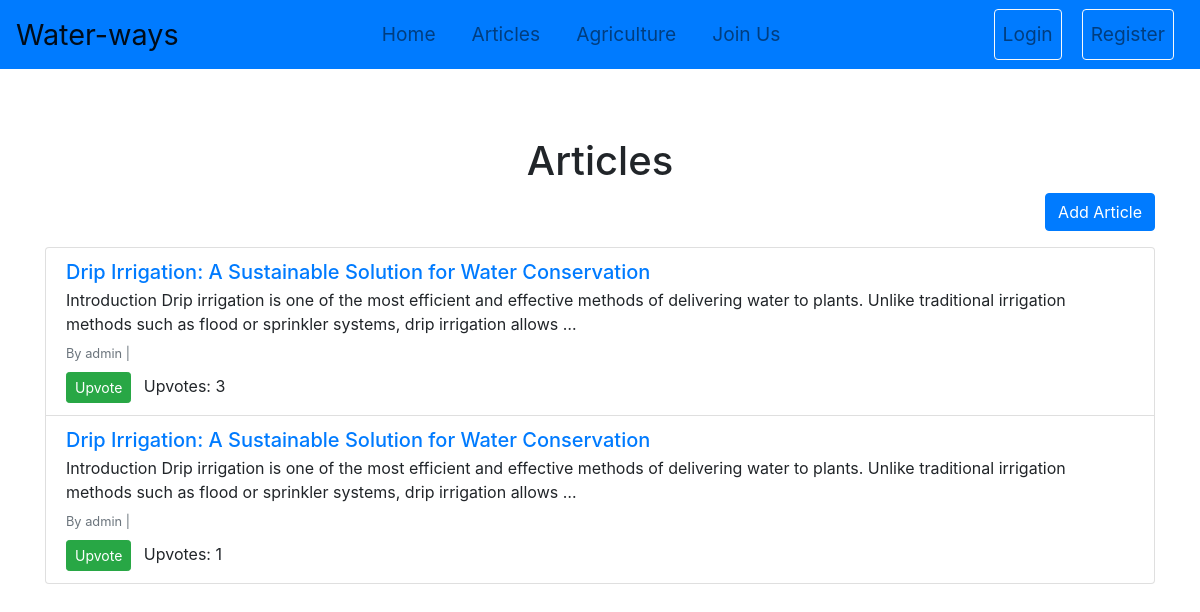
The app's page /articles/ with its own data.
### main/models.py (models this page shows, shortened)
class Article(models.Model):
    title = models.CharField(max_length=200)
    content = models.TextField()
    category = models.CharField(max_length=100, default='General')  # Set default value here
    image = models.ImageField(upload_to='articles/', blank=True, null=True)
    author = models.ForeignKey(User, on_delete=models.CASCADE)
    upvotes = models.PositiveIntegerField(default=0)  # Default value set to 0

### main/views.py (the view)
# urls.py: path('articles/', views.articles, name='articles'),  # Articles URL
def articles(request):
    articles_list = Article.objects.all()  # Fetch all articles from the database
    return render(request, 'articles.html', {'articles': articles_list})  # Pass articles to the template

### main/templates/articles.html (shortened to what this page needs)
{% extends 'base.html' %}
{% block content %}
    <div class="container mt-5">
        <h1 class="text-center">Articles</h1>
        <div class="text-right mb-3">
            <a class="btn btn-primary" href="/add-article/">Add Article</a>
        </div>
        <div class="list-group">
            {% for article in articles %}
                <div class="list-group-item">
                    <h5 class="mb-1">
                        <a href="{% url 'article_detail' article.id %}">{{ article.title }}</a>
                    </h5>
                    <p class="mb-1">{{ article.content|truncatewords:30|safe }}</p>
                    <small class="text-muted">By {{ article.author }} | {{ article.created_at }}</small>
                    <div class="mt-2">
                        <form method="post" action="{% url 'upvote_article' article.id %}" style="display:inline;">
                            <button type="submit" class="btn btn-success btn-sm" aria-label="Upvote article {{ article.title }}">Upvote</button>
                        </form>
                        <span class="ml-2">Upvotes: {{ article.upvotes }}</span>
                    </div>
                </div>
            {% empty %}
                <div class="list-group-item text-center">No articles available. Please add one.</div>
            {% endfor %}
        </div>
    </div>
{% endblock %}

### main/templates/base.html (shortened to what this page needs)
<!DOCTYPE html>
<html lang="en">
<head>
    {% load static %}
    <link rel="stylesheet" href="{% static 'css/styles.css' %}">
    <link rel="stylesheet" href="https://stackpath.bootstrapcdn.com/bootstrap/4.5.2/css/bootstrap.min.css">
</head>
<body>
    <nav class="navbar navbar-expand-lg navbar-light bg-primary sticky-top">
        <a class="navbar-brand" href="{% url 'home' %}">Water-ways</a>
        <div class="collapse navbar-collapse" id="navbarNav">
            <ul class="navbar-nav mx-auto">
                <li class="nav-item">
                    <a class="nav-link" href="{% url 'home' %}">Home</a>
                </li>
                <li class="nav-item">
                    <a class="nav-link" href="{% url 'articles' %}">Articles</a>
                </li>
                <li class="nav-item">
                    <a class="nav-link" href="{% url 'agriculture' %}">Agriculture</a>
                </li>
                <li class="nav-item">
                    <a class="nav-link" href="{% url 'join' %}">Join Us</a>
                </li>
            </ul>
            <div class="navbar-nav">
                {% if user.is_authenticated %}
                    <a class="nav-link btn btn-outline-light" href="{% url 'logout' %}">Logout</a>
                {% else %}
                    <a class="nav-link btn btn-outline-light" href="{% url 'login' %}">Login</a>
                    <a class="nav-link btn btn-outline-light" href="{% url 'register' %}">Register</a>
                {% endif %}
            </div>
        </div>
    </nav>
    <div class="content">
        {% block content %}
        {% endblock %}
    </div>
</body>
</html>

### main/static/css/styles.css (style rules this page uses)
* { margin: 0; padding: 0; box-sizing: border-box; }
body { font-family: Arial, sans-serif; background-color: #f4f4f4; color: #333; line-height: 1.6; }
.navbar { background-color: #007bff; padding: 10px; position: sticky; top: 0; z-index: 1000; }
.navbar .navbar-brand { color: white; font-size: 1.8rem; margin-right: auto; }
.navbar .nav-link { color: white; font-size: 1.2rem; padding: 10px 15px; transition: color 0.3s ease, transform 0.3s ease; margin: 0 10px; }
.navbar .btn { font-size: 1.2rem; color: #8B0000; }
.content { padding: 20px; padding-left: 20px; padding-right: 20px; }
.container { margin-top: 20px; }

### records on screen
Article: title "Drip Irrigation: A Sustainable Solution for Water Conservation", content "Introduction Drip irrigation is one of the most efficient and effective methods of delivering water to plants. Unlike traditional irrigation methods such as flood or sprinkler systems, drip irrigation allows …", author "admin", upvotes "3"
Article: title "Drip Irrigation: A Sustainable Solution for Water Conservation", content "Introduction Drip irrigation is one of the most efficient and effective methods of delivering water to plants. Unlike traditional irrigation methods such as flood or sprinkler systems, drip irrigation allows …", author "admin", upvotes "1"
